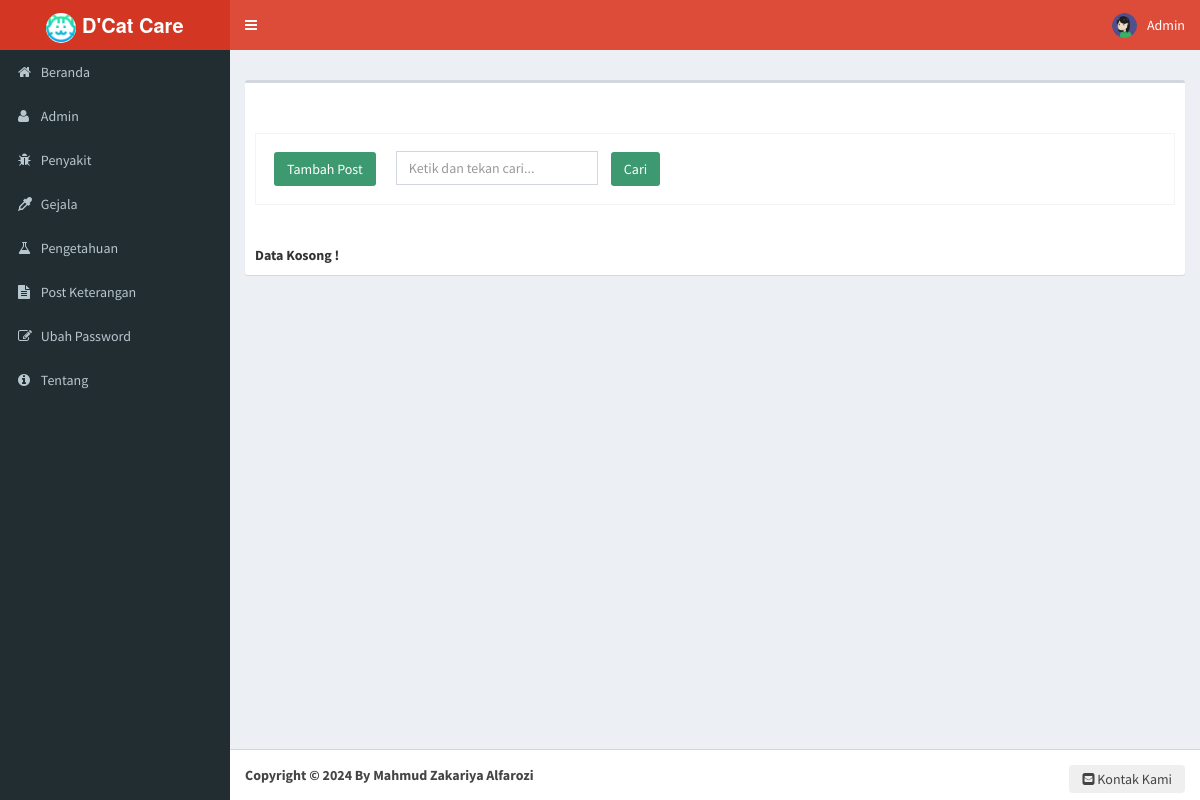
Page /post (signed in) on the earlier database version.
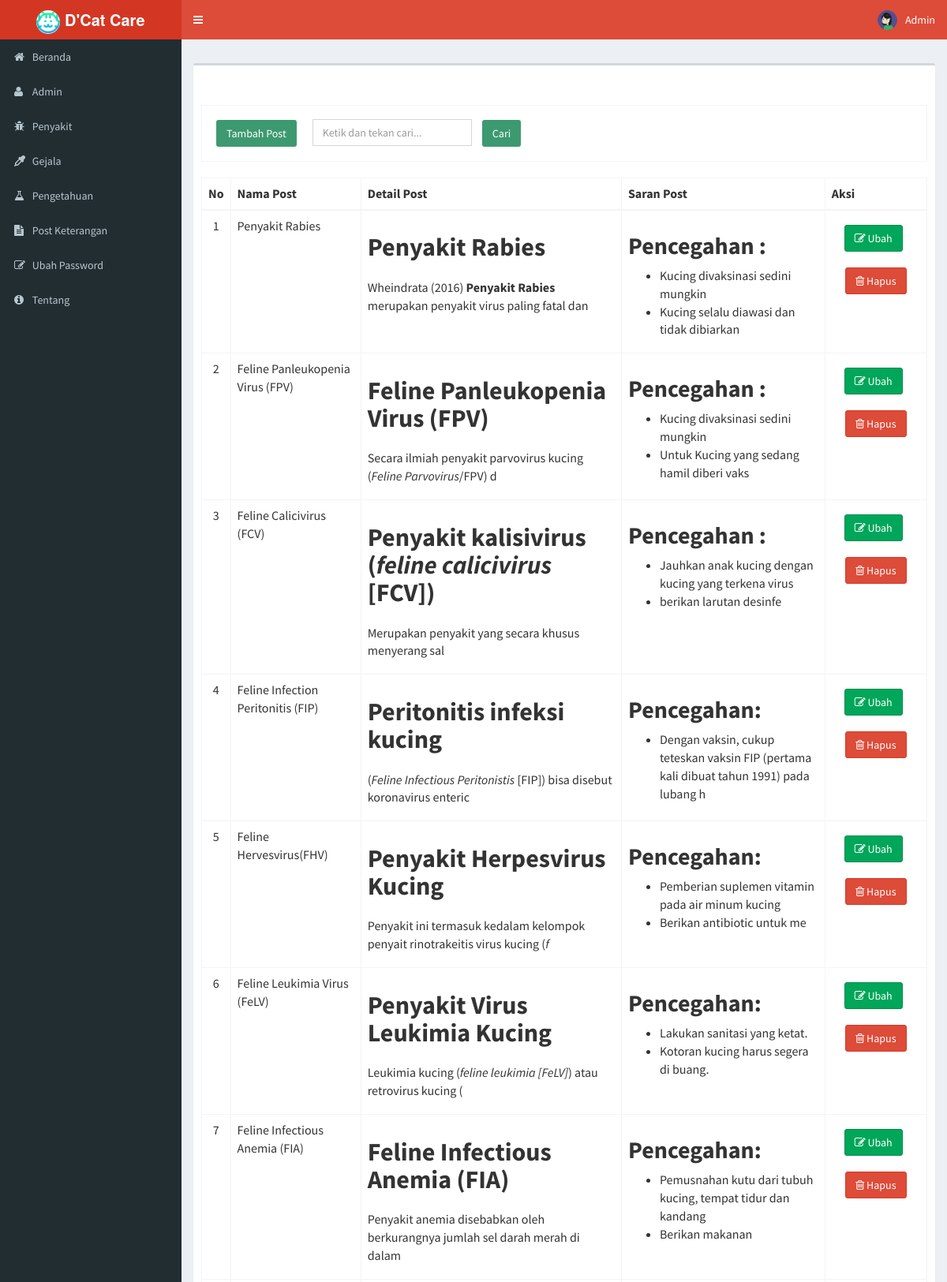
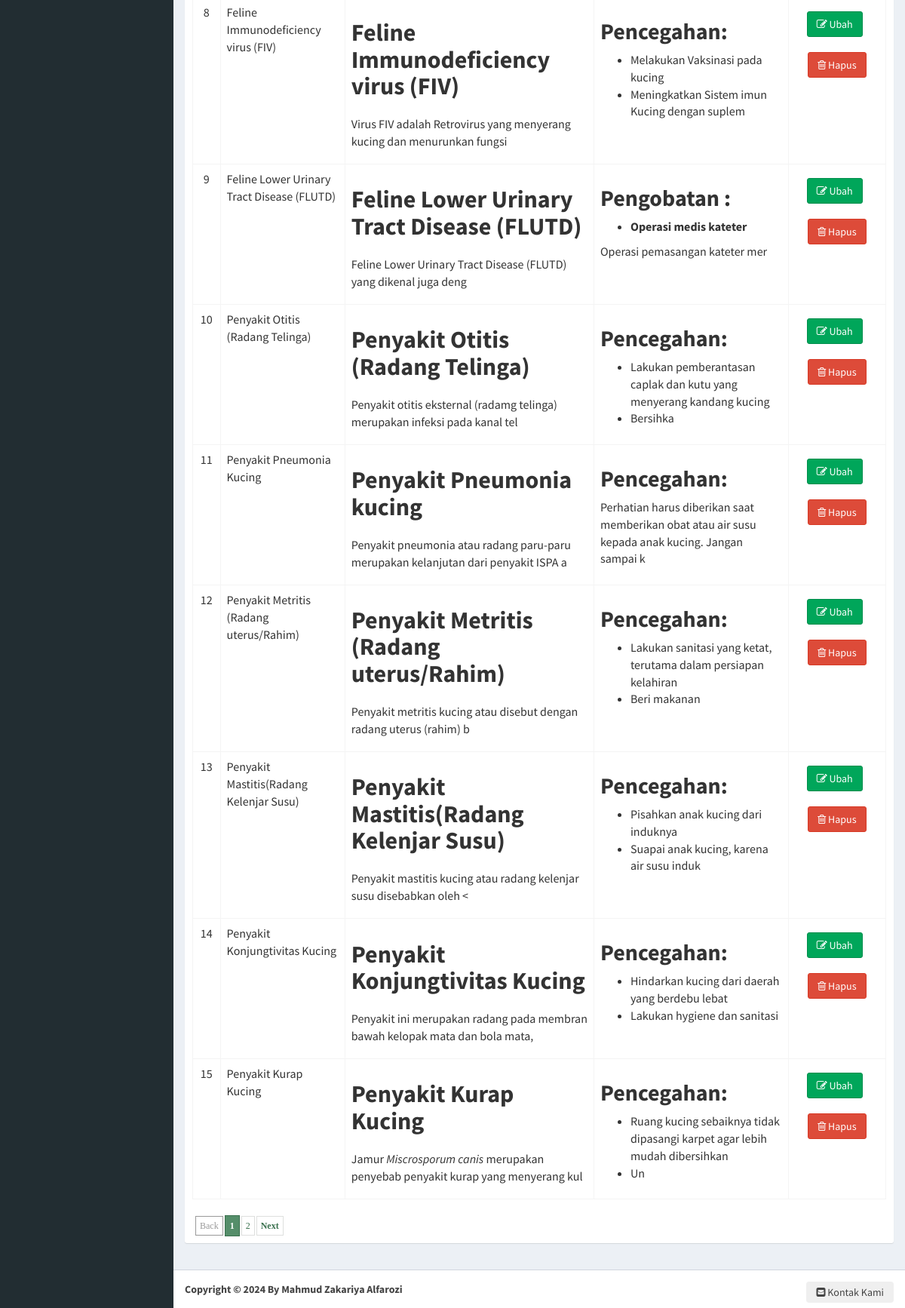
Same page on the later database version (2 pictures, top to bottom).
### tables this page shows
CREATE TABLE `post` (
  `kode_post` int(11) NOT NULL,
  `nama_post` varchar(50) NOT NULL,
  `det_post` text NOT NULL,
  `srn_post` text NOT NULL,
  `gambar` varchar(500) NOT NULL
);

### modul/post/post.php (the view, shortened to what this page needs)
<?php
$aksi = "modul/post/aksi_post.php";
switch ($_GET['act']) {
    default:
        $offset = $_GET['offset'];
        $limit = 15;
        if (empty($offset)) {
            $offset = 0;
        }
        $tampil = mysqli_query($conn, "SELECT * FROM post ORDER BY kode_post");
        echo "<form method=POST action='?module=post' name=text_form onsubmit='return Blank_TextField_Validator_Cari()'>
          <br><br><table class='table table-bordered'>
		  <tr><td><input class='btn bg-olive margin' type=button name=tambah value='Tambah Post' onclick=\"window.location.href='post/tambahpost';\"><input type=text name='keyword' style='margin-left: 10px;' placeholder='Ketik dan tekan cari...' class='form-control' value='$_POST[keyword]' /> <input class='btn bg-olive margin' type=submit value='   Cari   ' name=Go></td> </tr>
          </table></form>";
        $baris = mysqli_num_rows($tampil);
        if ($_POST["Go"]) {
            $numrows = mysqli_num_rows(mysqli_query($conn, "SELECT * FROM post where nama_post like '%$_POST[keyword]%'"));
            if ($numrows > 0) {
                echo "<div class='alert alert-success alert-dismissible'>
                <h4><i class='icon fa fa-check'></i> Sukses!</h4>
                Post yang anda cari di temukan.
              </div>";
                $i = 1;
                echo" <table class='table table-bordered' style='overflow-x=auto' cellpadding='0' cellspacing='0'>
          <thead>
            <tr>
              <th>No</th>
              <th>Nama Post</th>
			  <th>Detail Post</th>
			  <th>Saran Post</th>
              <th>Aksi</th>
            </tr>
          </thead>
		  <tbody>";
                $hasil = mysqli_query($conn, "SELECT * FROM post where nama_post like '%$_POST[keyword]%'");
                $no = 1;
                $counter = 1;
                while ($r = mysqli_fetch_array($hasil)) {
                    if ($counter % 2 == 0)
                        $warna = "dark";
                    else
                        $warna = "light";
                    echo "<tr class='" . $warna . "'>
			 <td align=center>$no</td>
			 <td>$r[nama_post]</td>
			 <td>$r[det_post]</td>
			 <td>$r[srn_post]</td>
			 <td align=center><a type='button' class='btn btn-success margin' href=post/editpost/$r[kode_post]><i class='fa fa-pencil-square-o' aria-hidden='true'></i> Ubahx </a> &nbsp;
	          <a type='button' class='btn btn-danger margin' href=\"JavaScript: confirmIt('Anda yakin akan menghapusnya ?','$aksi?module=post&act=hapus&id=$r[kode_post]','','','','u','n','Self','Self')\" onMouseOver=\"self.status=''; return true\" onMouseOut=\"self.status=''; return true\"> <i class='fa fa-trash-o' aria-hidden='true'></i> Hapus</a>
             </td></tr>";
                    $no++;
                    $counter++;
                }
                echo "</tbody></table>";
            }
            else {
                echo "<div class='alert alert-danger alert-dismissible'>
                <h4><i class='icon fa fa-ban'></i> Gagal!</h4>
                Maaf, Post yang anda cari tidak ditemukan , silahkan inputkan dengan benar dan cari kembali.
              </div>";
            }
        } else {
            if ($baris > 0) {
                echo" <table class='table table-bordered' style='overflow-x=auto' cellpadding='0' cellspacing='0'>
          <thead>
            <tr>
              <th>No</th>
              <th>Nama Post</th>
			  <th>Detail Post</th>
			  <th>Saran Post</th>
              <th>Aksi</th>
            </tr>
          </thead>
		  <tbody>
		  ";
                $hasil = mysqli_query($conn, "SELECT * FROM post ORDER BY kode_post limit $offset,$limit");
                $no = 1 + $offset;
                $counter = 1;
                while ($r = mysqli_fetch_array($hasil)) {
                    if ($counter % 2 == 0)
                        $warna = "dark";
					if (strlen($r['det_post']) > 150)
					{
						$maxLength = 140;
						$r['det_post'] = substr($r['det_post'], 0, $maxLength);
						}
						if (strlen($r['srn_post']) > 150)
					{
						$maxLength = 140;
						$r['srn_post'] = substr($r['srn_post'], 0, $maxLength);
						}
                    else
                        $warna = "light";
                    echo "<tr class='" . $warna . "'>
			 <td align=center>$no</td>
			 <td>$r[nama_post]</td>
			 <td>$r[det_post]</td>
			 <td>$r[srn_post]</td>
			 <td align=center>
			 <a type='button' class='btn btn-success margin' href=post/editpost/$r[kode_post]><i class='fa fa-pencil-square-o' aria-hidden='true'></i> Ubah </a> &nbsp;
	          <a type='button' class='btn btn-danger margin' href=\"JavaScript: confirmIt('Anda yakin akan menghapusnya ?','$aksi?module=post&act=hapus&id=$r[kode_post]','','','','u','n','Self','Self')\" onMouseOver=\"self.status=''; return true\" onMouseOut=\"self.status=''; return true\">
			  <i class='fa fa-trash-o' aria-hidden='true'></i> Hapus</a>
             </td></tr>";
                    $no++;
                    $counter++;
                }
                echo "</tbody></table>";
                echo "<div class=paging>";
                if ($offset != 0) {
                    $prevoffset = $offset - 10;
                    echo "<span class=prevnext> <a href=index.php?module=post&offset=$prevoffset>Back</a></span>";
                } else {
                    echo "<span class=disabled>Back</span>";
                }
                $halaman = intval($baris / $limit);
                if ($baris % $limit) {
                    $halaman++;
                }
                for ($i = 1; $i <= $halaman; $i++) {
                    $newoffset = $limit * ($i - 1);
                    if ($offset != $newoffset) {
                        echo "<a href=index.php?module=post&offset=$newoffset>$i</a>";
                    } else {
                        echo "<span class=current>" . $i . "</span>";
                    }
                }
                if (!(($offset / $limit) + 1 == $halaman) && $halaman != 1) {
                    $newoffset = $offset + $limit;
                    echo "<span class=prevnext><a href=index.php?module=post&offset=$newoffset>Next</a>";
                } else {
                    echo "<span class=disabled>Next</span>";
                }
                echo "</div>";
            } else {
                echo "<br><b>Data Kosong !</b>";
            }
        }
        break;
}
?>

### index.php (shortened to what this page needs)
<!DOCTYPE html>
<html>
<head>
  <link href="css/font-awesome-4.2.0/font-awesome-4.2.0/css/font-awesome.min.css" rel="stylesheet">
  <link href="css/owl-carousel/owl.carousel.css" rel="stylesheet" media="all">
  <link href="css/owl-carousel/owl.theme.css" rel="stylesheet" media="all">
  <link href="css/magnific-popup.css" type="text/css" rel="stylesheet" media="all" />
  <link href="css/font.css" rel="stylesheet" type="text/css" media="all">
  <link href="css/fontello.css" rel="stylesheet" type="text/css" media="all">
  <link href="css/main.css" rel="stylesheet" type="text/css" media="all" />
  <link rel=stylesheet href="css/paging.css" type="text/css" media=screen>
  <link rel="stylesheet" href="assets/bootstrap.css">
  <link rel="stylesheet" href="assets/AdminLTE.css">
  <link rel="stylesheet" href="assets/cinta.css">
  <link rel="stylesheet" href="assets/Ionicons/css/ionicons.min.css">
  <link rel="stylesheet" href="assets/skins/_all-skins.min.css">
  <link rel="stylesheet" href="assets/custom.css">
  <link rel="stylesheet" href="assets/icheck/green.css">
  <link rel="stylesheet" href="css/style.css">
</head>
<body id="pakarKucing" class="hold-transition skin-red sidebar-mini">
  <div class="wrapper">
    <header class="main-header">
      <a href="./" class="logo">
        <span class="logo-lg"><b><img style="width: 30px;background: #fff;border-radius: 50%;" src="assets/logo2.png" alt="Profile headshot" /> D'Cat Care</b></span>
      </a>
      <nav class="navbar navbar-static-top" role="navigation">
        <a href="#" class="sidebar-toggle" data-toggle="offcanvas" role="button">
        </a>
        <div class="navbar-custom-menu">
          <ul class="nav navbar-nav">
            <?php
            if (isset($_SESSION['username']) && isset($_SESSION['password'])) {
              ?>
              <li class="dropdown user user-menu">
                <a href="#" class="dropdown-toggle" data-toggle="dropdown">
                  <img src="gambar/admin/admin.png" class="user-image" alt="User Image">
                  <?php echo ucfirst($_SESSION['username']); ?>
                </a>
              </li>
            <?php } ?>
          </ul>
        </div>
      </nav>
    </header>
    <aside class="main-sidebar">
      <section class="sidebar">
        <ul class="sidebar-menu">
          <?php include "menu.php"; ?>
      </section>
    </aside>
    <div class="content-wrapper" style="min-height: 310px;">
      <section class="content-header">
      </section>
      <section class="content">
        <div class="box">
          <div class="box-body">
            <?php include "content.php"; ?>
          </div>
        </div>
      </section>
    </div>
    <footer class="main-footer">
      <button class="kontak ke-kanan" data-toggle="modal" data-target="#modalForm">
        <i class="fa fa-envelope-square"></i> Kontak Kami</button>
      <strong>
        <div class="cinta">Copyright © 2024 By Mahmud Zakariya Alfarozi</div>
      </strong>
    </footer>
  </div>
</body>
</html>

### menu.php (shortened to what this page needs)
<?php
$module = $_GET['module'];
?>
<li><a <?php if ($module == "") echo 'class="active"'; ?> href="./"><i class="fa fa-home"></i> <span>Beranda</span></a><li>
  <?php
  if (isset($_SESSION['username']) && isset($_SESSION['password'])) {
      ?>
    <li><a <?php if ($module == "admin") echo 'class="active"'; ?> href="admin"><i class="fa fa-user"></i> <span>Admin</span></a><li>
    <li><a <?php if ($module == "penyakit") echo 'class="active"'; ?> href="penyakit"><i class="fa fa-bug"></i> <span>Penyakit</span></a><li>
    <li><a <?php if ($module == "gejala") echo 'class="active"'; ?> href="gejala"><i class="fa fa-eyedropper"></i> <span>Gejala</span></a><li>
    <li><a <?php if ($module == "pengetahuan") echo 'class="active"'; ?> href="pengetahuan"><i class="fa fa-flask"></i> <span>Pengetahuan</span></a><li>
    <li><a <?php if ($module == "post") echo 'class="active"'; ?> href="post"><i class="fa fa-file-text"></i> <span>Post Keterangan</span></a><li>
    <li><a <?php if ($module == "password") echo 'class="active"'; ?> href="password"><i class="fa fa-edit"></i> <span>Ubah Password</span></a><li>
      <?php
  }
  ?>
<li><a <?php if ($module == "tentang") echo 'class="active"'; ?> href="tentang"><i class="fa fa-info-circle"></i> <span>Tentang</span></a><li>

### content.php (shortened to what this page needs)
<?php
switch ($module) {
	case "post":
		include "modul/post/post.php";
		break;
}

### css/main.css (style rules this page uses)
.kontak { display: inline-block; padding: 3px 12px; margin-bottom: 0; font-size: 14px; font-weight: 400; line-height: 1.42857143; text-align: center; white-space: nowrap; vertical-align: middle; -ms-touch-action: manipulation; touch-action: manipulation; cursor: pointer; -webkit-user-select: none; -moz-user-select: none; -ms-user-select: none; user-select: none; background-image: none; border: 1px solid transparent; border-radius: 4px; }
.ke-kanan { float: right !important; }

### css/paging.css (style rules this page uses)
div.paging { padding:2px; margin:2px; text-align:left; font-family:Tahoma; font-size:12px; }
div.paging a { padding:5px 5px 5px 5px; margin-right:2px; border:1px solid #DEDFDE; text-decoration:none; color:#3a714e; }
div.paging span.current { padding:6px 6px 6px 6px; margin-right:2px; border:1px solid #3a714e; font-weight:bold; background-color:#558e6a; color:#FFFFFF; }
div.paging span.disabled { padding:5px 5px 5px 5px; margin-right:2px; border:1px solid #999999; color:#999999; }
div.paging span.prevnext { font-weight:bold; }

### css/style.css (style rules this page uses)
div.paging { margin-top: 25px; }
html { font-family:sans-serif; -ms-text-size-adjust:100%; -webkit-text-size-adjust:100% }
body { margin:0 }
article,aside,details,figcaption,figure,footer,header,hgroup,main,menu,nav,section,summary { display:block }
a { background-color:transparent }
b,strong { font-weight:700 }
h1 { font-size:2em; margin:.67em 0 }
img { border:0 }
button,input,optgroup,select,textarea { color:inherit; font:inherit; margin:0 }
button { overflow:visible }
button,select { text-transform:none }
button,html input[type=button],input[type=reset],input[type=submit] { -webkit-appearance:button; cursor:pointer }
input { line-height:normal }
table { border-collapse:collapse; border-spacing:0 }
td,th { padding:0 }
.border-box,article,body,code,dd,div,dl,dt,fieldset,footer,form,header,html,input[type=email],input[type=password],input[type=tel],input[type=text],input[type=url],li,main,ol,p,pre,section,textarea,ul { box-sizing:border-box }

Differences in the rows shown:
added post: nama_post "Penyakit Rabies", r "Penyakit Rabies Wheindrata (2016) Penyakit Rabies merupakan penyakit virus paling fatal dan", r "Pencegahan : Kucing divaksinasi sedini mungkin Kucing selalu diawasi dan tidak dibiarkan"
added post: nama_post "Feline Panleukopenia Virus (FPV)", r "Feline Panleukopenia Virus (FPV) Secara ilmiah penyakit parvovirus kucing ( Feline Parvovirus /FPV) d", r "Pencegahan : Kucing divaksinasi sedini mungkin Untuk Kucing yang sedang hamil diberi vaks"
added post: nama_post "Feline Calicivirus (FCV)", r "Penyakit kalisivirus ( feline calicivirus [FCV]) Merupakan penyakit yang secara khusus menyerang sal", r "Pencegahan : Jauhkan anak kucing dengan kucing yang terkena virus berikan larutan desinfe"
added post: nama_post "Feline Infection Peritonitis (FIP)", r "Peritonitis infeksi kucing ( Feline Infectious Peritonistis [FIP]) bisa disebut koronavirus enteric", r "Pencegahan: Dengan vaksin, cukup teteskan vaksin FIP (pertama kali dibuat tahun 1991) pada lubang h"
added post: nama_post "Feline Hervesvirus(FHV)", r "Penyakit Herpesvirus Kucing Penyakit ini termasuk kedalam kelompok penyait rinotrakeitis virus kucing ( f", r "Pencegahan: Pemberian suplemen vitamin pada air minum kucing Berikan antibiotic untuk me"
added post: nama_post "Feline Leukimia Virus (FeLV)", r "Penyakit Virus Leukimia Kucing Leukimia kucing ( feline leukimia [FeLV] ) atau retrovirus kucing (", r "Pencegahan: Lakukan sanitasi yang ketat. Kotoran kucing harus segera di buang."
added post: nama_post "Feline Infectious Anemia (FIA)", r "Feline Infectious Anemia (FIA) Penyakit anemia disebabkan oleh berkurangnya jumlah sel darah merah di dalam", r "Pencegahan: Pemusnahan kutu dari tubuh kucing, tempat tidur dan kandang Berikan makanan"
added post: nama_post "Feline Immunodeficiency virus (FIV)", r "Feline Immunodeficiency virus (FIV) Virus FIV adalah Retrovirus yang menyerang kucing dan menurunkan fungsi", r "Pencegahan: Melakukan Vaksinasi pada kucing Meningkatkan Sistem imun Kucing dengan suplem"
added post: nama_post "Feline Lower Urinary Tract Disease (FLUTD)", r "Feline Lower Urinary Tract Disease (FLUTD) Feline Lower Urinary Tract Disease (FLUTD) yang dikenal juga deng", r "Pengobatan : Operasi medis kateter Operasi pemasangan kateter mer"
added post: nama_post "Penyakit Otitis (Radang Telinga)", r "Penyakit Otitis (Radang Telinga) Penyakit otitis eksternal (radamg telinga) merupakan infeksi pada kanal tel", r "Pencegahan: Lakukan pemberantasan caplak dan kutu yang menyerang kandang kucing Bersihka"
added post: nama_post "Penyakit Pneumonia Kucing", r "Penyakit Pneumonia kucing Penyakit pneumonia atau radang paru-paru merupakan kelanjutan dari penyakit ISPA a", r "Pencegahan: Perhatian harus diberikan saat memberikan obat atau air susu kepada anak kucing. Jangan sampai k"
added post: nama_post "Penyakit Metritis (Radang uterus/Rahim)", r "Penyakit Metritis (Radang uterus/Rahim) Penyakit metritis kucing atau disebut dengan radang uterus (rahim) b", r "Pencegahan: Lakukan sanitasi yang ketat, terutama dalam persiapan kelahiran Beri makanan"
added post: nama_post "Penyakit Mastitis(Radang Kelenjar Susu)", r "Penyakit Mastitis(Radang Kelenjar Susu) Penyakit mastitis kucing atau radang kelenjar susu disebabkan oleh <", r "Pencegahan: Pisahkan anak kucing dari induknya Suapai anak kucing, karena air susu induk"
added post: nama_post "Penyakit Konjungtivitas Kucing", r "Penyakit Konjungtivitas Kucing Penyakit ini merupakan radang pada membran bawah kelopak mata dan bola mata,", r "Pencegahan: Hindarkan kucing dari daerah yang berdebu lebat Lakukan hygiene dan sanitasi"
added post: nama_post "Penyakit Kurap Kucing", r "Penyakit Kurap Kucing Jamur Miscrosporum canis merupakan penyebab penyakit kurap yang menyerang kul", r "Pencegahan: Ruang kucing sebaiknya tidak dipasangi karpet agar lebih mudah dibersihkan Un"
Other differences:
text no longer shown: "Data Kosong !"
text now shown: "No Nama Post Detail Post Saran Post Aksi Back Next"
new list line: "1"
new list line: "2"
